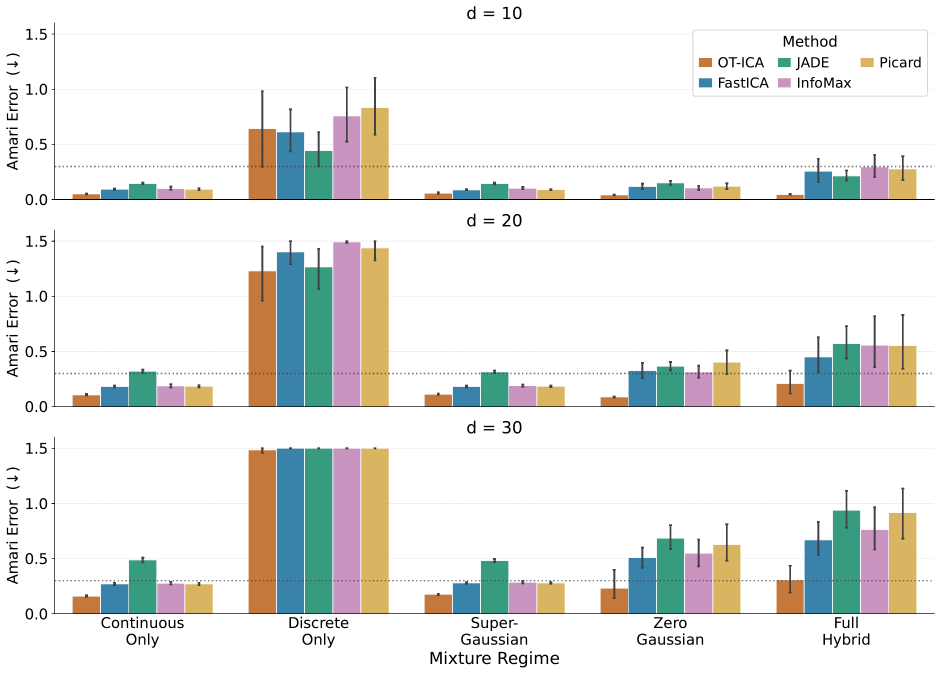
#> input picture short_ppt/assets/figures/general_hybrid_test.png, 2824 x 2024 px (shown at 1/3 size)
$ python gen_hybrid_pan.py
#> lines starting #> are read from the running program, lines starting #| are printed output that depends on the picture
"""
hybrid_test_pan.mp4 -- Ken-Burns pan/zoom over the paper's actual headline
figure (general_hybrid_test.pdf -> .png), not a script-generated plot, so
it can't get a matplotlib fig.suptitle like the other clips. Instead: pad
the figure onto a 16:9 canvas with generous margin, draw the title into
the top margin with PIL using matplotlib's own DejaVu Sans Bold for visual
consistency with the other clips' titles, then a slow zoom via ffmpeg
zoompan.

The zoom is TOP-ANCHORED (fixed y=0), not center-anchored. A center-anchor
crops symmetrically from the canvas center outward, which eats into the
title almost immediately since it sits near the top edge, far from center
-- no zoom speed fixes that, it needs a different anchor. Top-anchoring
keeps the title band fixed in frame while the zoom still visibly tightens
on the chart below it. MAX_ZOOM is computed from the actual title+figure
extents so the crop never crops content at any point in the zoom (same
"leave a safety margin" lesson as the earlier center-zoom version, which
first shipped without enough padding and cropped row labels mid-zoom).
"""
import os
import subprocess
import matplotlib.font_manager as fm
from PIL import Image, ImageDraw, ImageFont

HERE = os.path.dirname(__file__)
SRC = os.path.join(HERE, '..', 'assets', 'figures', 'general_hybrid_test.png')
MEDIA = os.path.join(HERE, '..', 'assets', 'media')
PADDED = os.path.join(MEDIA, 'hybrid_padded.png')
OUT = os.path.join(MEDIA, 'hybrid_test_pan.mp4')

TITLE = 'ICA Methods performance at higher dimensions with varied source distributions'
CANVAS_W, CANVAS_H = 4512, 2538  # 16:9
DURATION_S = 50
SAFETY = 0.97  # shrink the computed max zoom by this factor for a buffer

font_path = next(f.fname for f in fm.fontManager.ttflist if 'DejaVuSans-Bold.ttf' in f.fname)

src = Image.open(SRC).convert('RGB')
#> src is the input picture: PIL image 2824x2024 RGB; mean R, G, B 232.3, 233.5, 230.9
canvas = Image.new('RGB', (CANVAS_W, CANVAS_H), 'white')
#> canvas: PIL image 4512x2538 RGB; every value is 255
ox, oy = (CANVAS_W - src.width) // 2, (CANVAS_H - src.height) // 2
#> ox = 844; oy = 257
canvas.paste(src, (ox, oy))
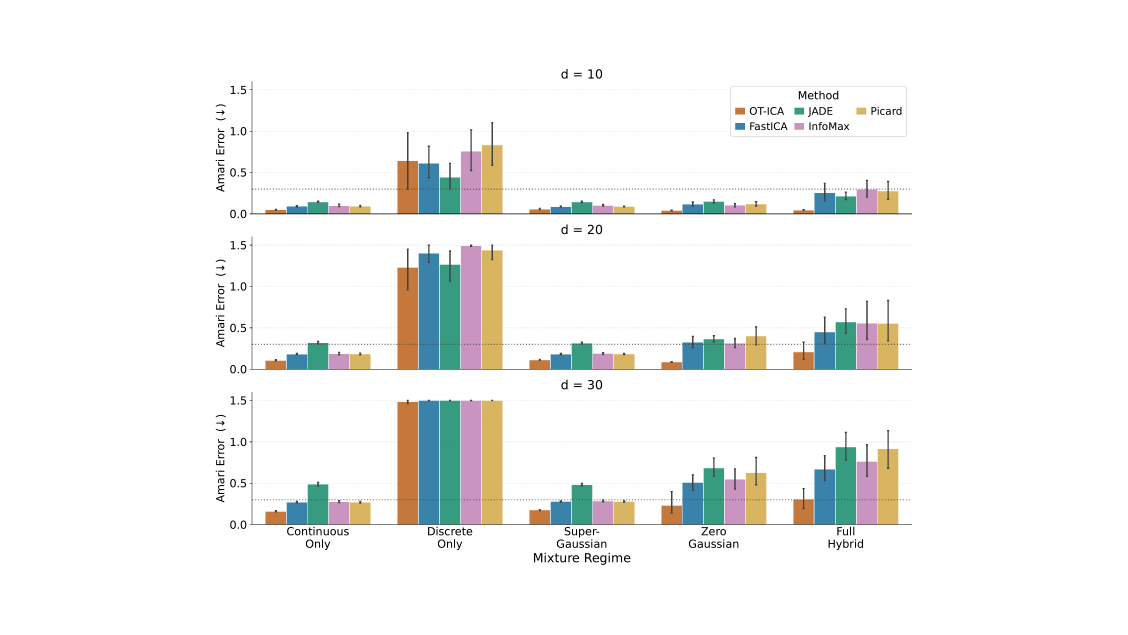
#> canvas: PIL image 4512x2538 RGB (shown at 1/4 size); mean R, G, B 243.7, 244.3, 243

draw = ImageDraw.Draw(canvas)
font = ImageFont.truetype(font_path, 68)
bbox = draw.textbbox((0, 0), TITLE, font=font)
#> bbox = (0, 12, 3080, 79)
tw, th = bbox[2] - bbox[0], bbox[3] - bbox[1]
#> tw = 3080; th = 67
margin_h = oy  # top margin band above the pasted figure
#> margin_h = 257
title_y = (margin_h - th) / 2 - bbox[1]
#> title_y = 83
draw.text(((CANVAS_W - tw) / 2, title_y), TITLE, font=font, fill='#111111')

canvas.save(PADDED)
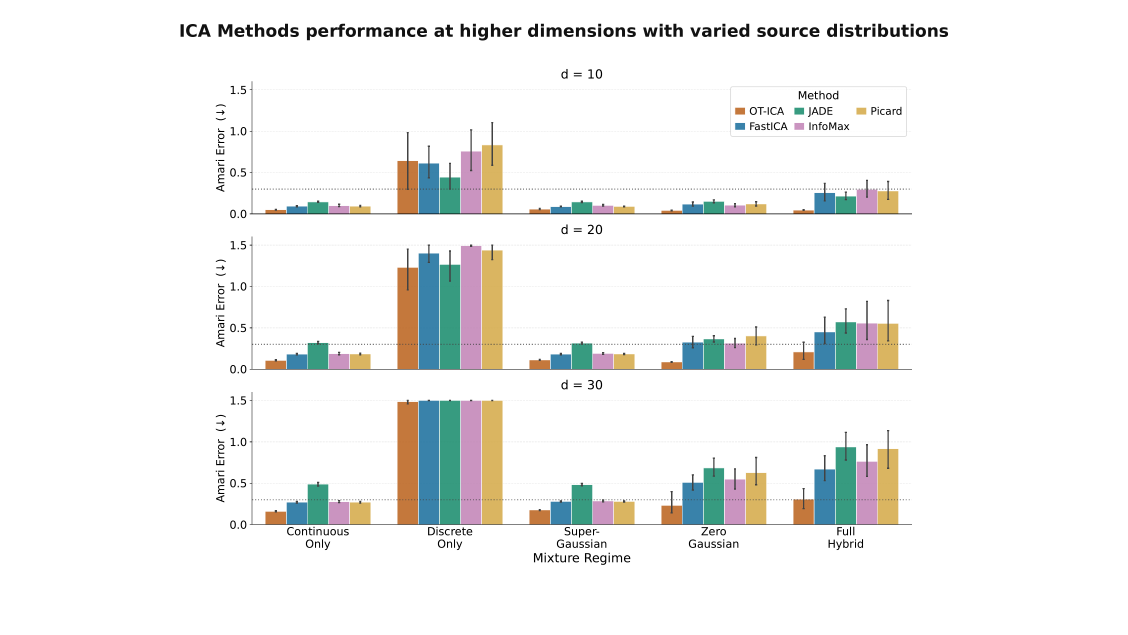
#> saved as hybrid_padded.png: PIL image 4512x2538 RGB (shown at 1/4 size); mean R, G, B 242.3, 242.9, 241.6

# Content that must stay in frame at every zoom level: from a small buffer
# above the title down to the bottom of the pasted figure (its x-axis labels).
content_bottom = oy + src.height
#> content_bottom = 2281
max_zoom = SAFETY * CANVAS_H / content_bottom
#> max_zoom = 1.08
zoom_rate = (max_zoom - 1) / (DURATION_S * 20)
#> zoom_rate = 7.93e-05

subprocess.run([
    'ffmpeg', '-y', '-loop', '1', '-framerate', '20', '-i', PADDED,
    '-vf', f"zoompan=z='min(1+{zoom_rate}*on,{max_zoom})':"
           f"x='iw/2-(iw/zoom/2)':y='0':d=1:s=1280x720:fps=20",
    '-t', str(DURATION_S), '-pix_fmt', 'yuv420p', OUT, '-loglevel', 'error',
], check=True)
#> (this line was passed over: subprocess is not available in this run)
print(f'wrote {OUT}  (max_zoom={max_zoom:.3f})')
#| wrote short_ppt/scripts/../assets/media/hybrid_test_pan.mp4  (max_zoom=1.079)

$ run again, with short_ppt/assets/figures/cardoso.png copied over short_ppt/assets/figures/general_hybrid_test.png
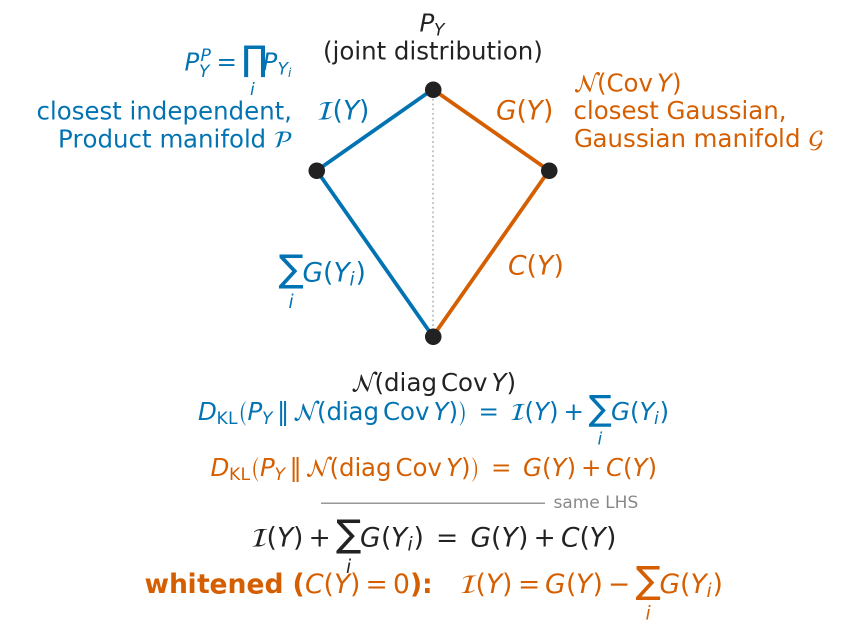
#> input picture short_ppt/assets/figures/cardoso.png, 1731 x 1279 px (shown at 1/2 size)
#> `canvas.paste(src, (ox, oy))`:
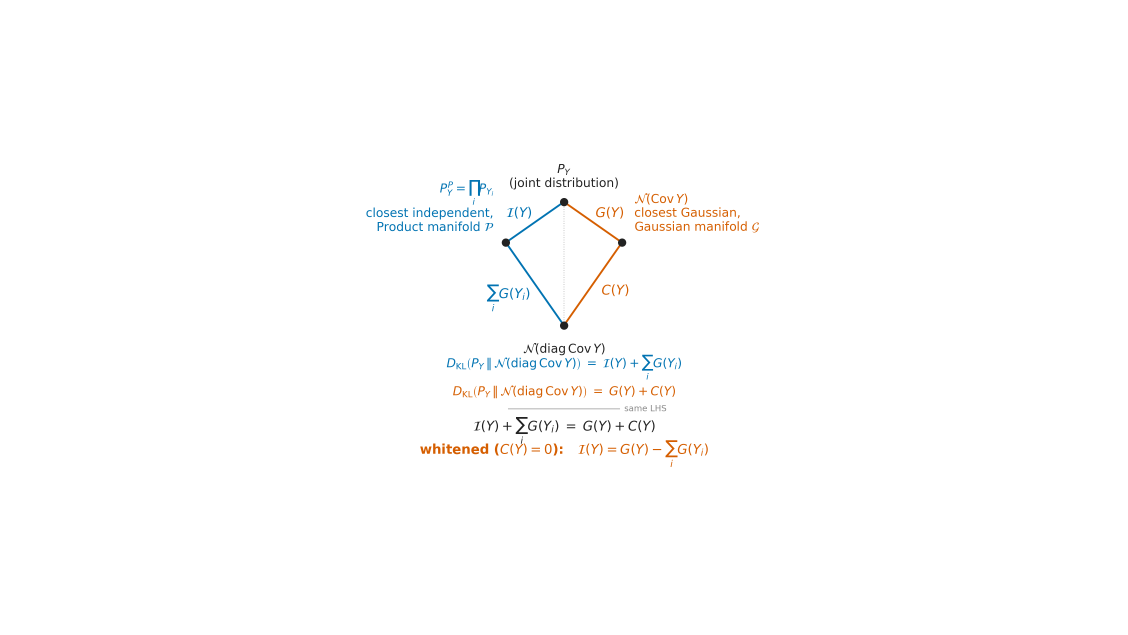
#> canvas: PIL image 4512x2538 RGB (shown at 1/4 size); mean R, G, B 253.8, 253.7, 253.6
#> bbox = (0, 12, 3080, 79)
#> tw = 3080; th = 67
#> title_y = 269
#> `canvas.save(PADDED)`:
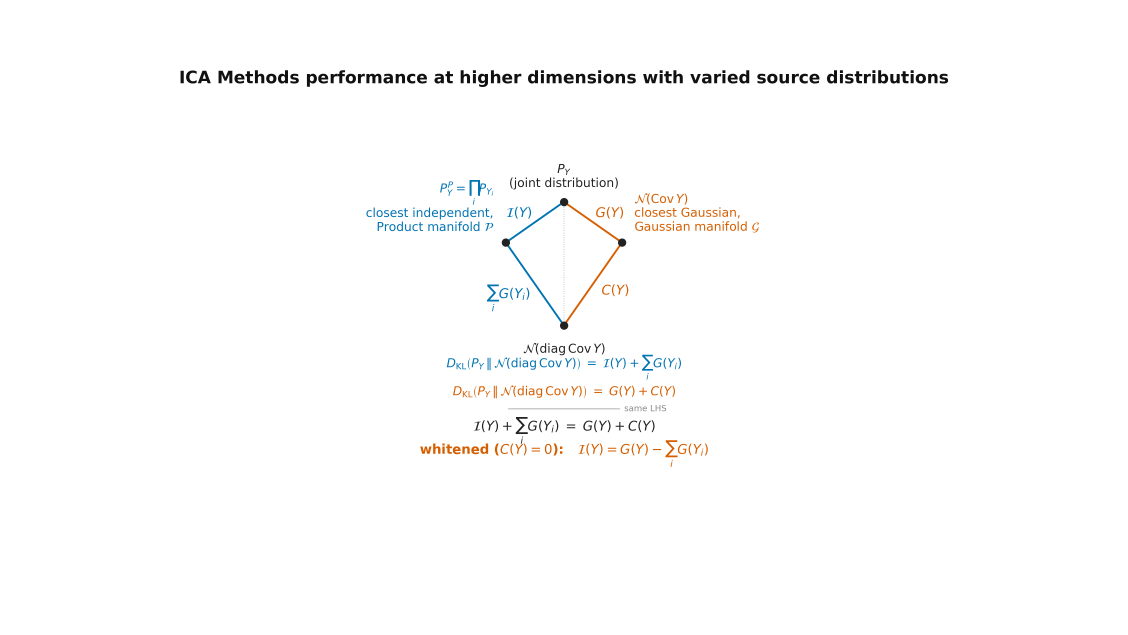
#> saved as hybrid_padded.png: PIL image 4512x2538 RGB (shown at 1/4 size); mean R, G, B 252.5, 252.4, 252.2
#| wrote short_ppt/scripts/../assets/media/hybrid_test_pan.mp4  (max_zoom=1.290)

$ run again, with short_ppt/assets/figures/laplace_amari_ot_ica_scaling.png copied over short_ppt/assets/figures/general_hybrid_test.png
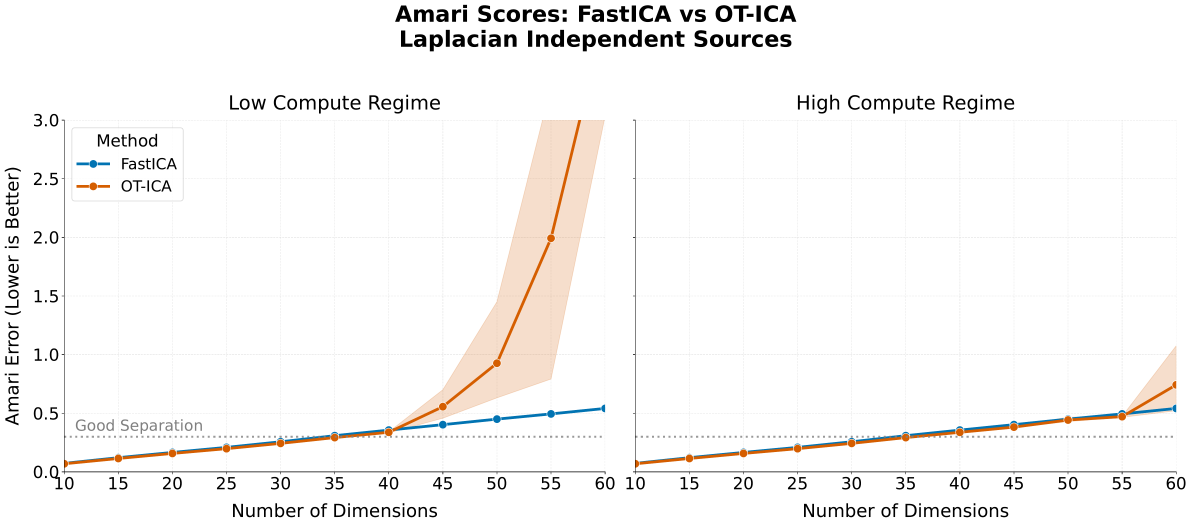
#> input picture short_ppt/assets/figures/laplace_amari_ot_ica_scaling.png, 4768 x 2104 px (shown at 1/4 size)
#> src is the input picture: PIL image 4768x2104 RGB; mean R, G, B 247.5, 246.3, 245.2
#> `canvas.paste(src, (ox, oy))`:
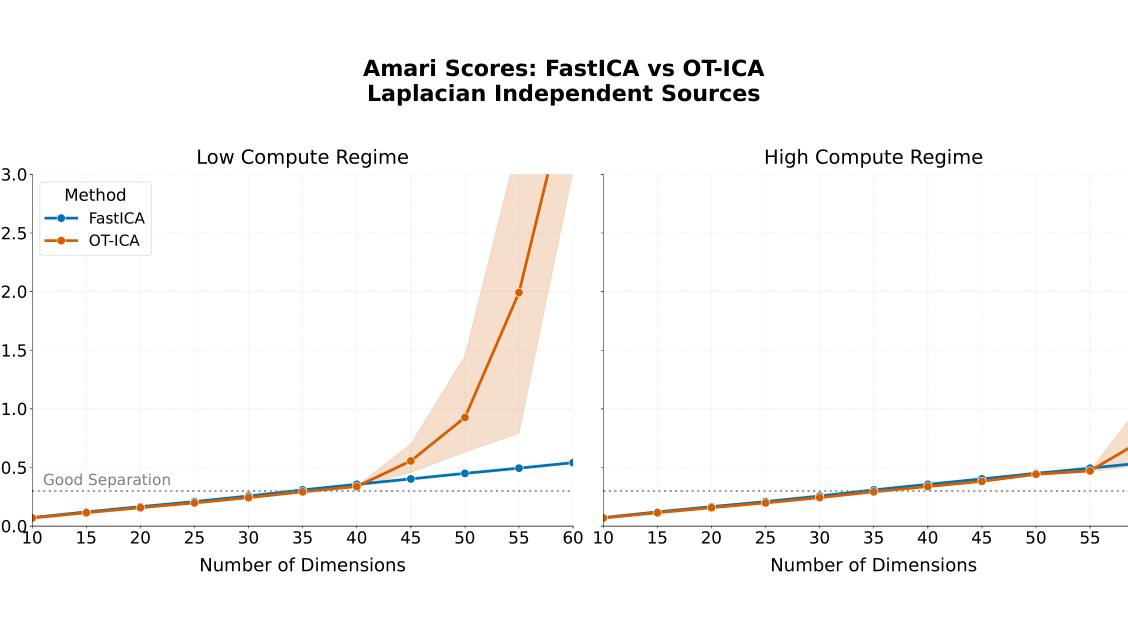
#> canvas: PIL image 4512x2538 RGB (shown at 1/4 size); mean R, G, B 248.9, 247.8, 246.9
#> bbox = (0, 12, 3080, 79)
#> tw = 3080; th = 67
#> title_y = 63
#> `canvas.save(PADDED)`:
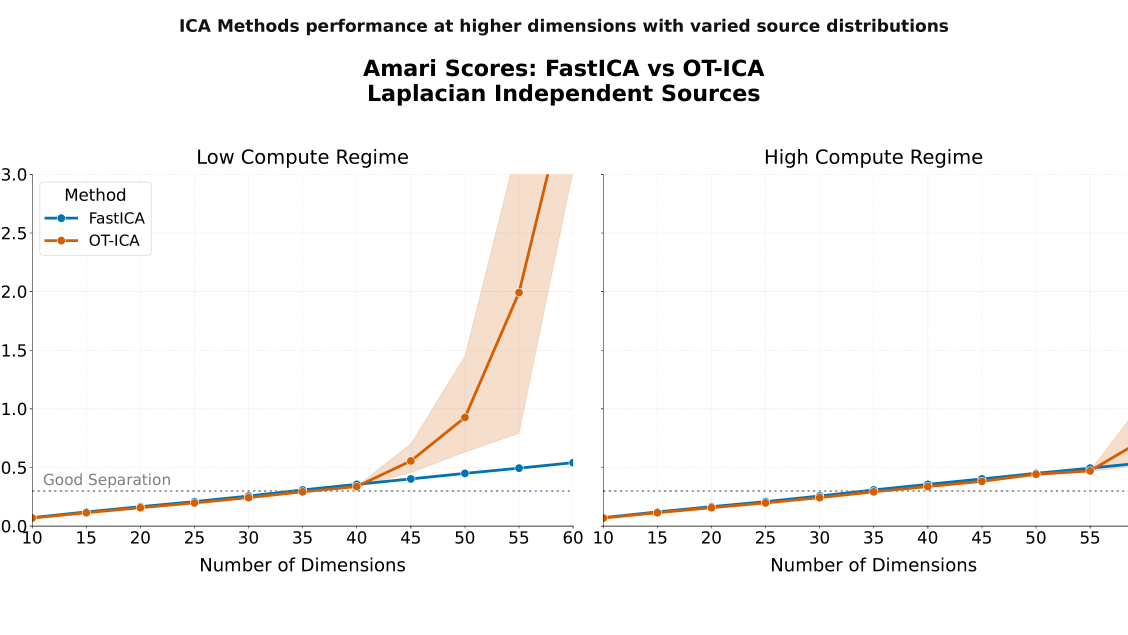
#> saved as hybrid_padded.png: PIL image 4512x2538 RGB (shown at 1/4 size); mean R, G, B 247.5, 246.4, 245.5
#| wrote short_ppt/scripts/../assets/media/hybrid_test_pan.mp4  (max_zoom=1.061)

$ run again, with short_ppt/assets/figures/laplace_time_ot_ica_scaling.png copied over short_ppt/assets/figures/general_hybrid_test.png
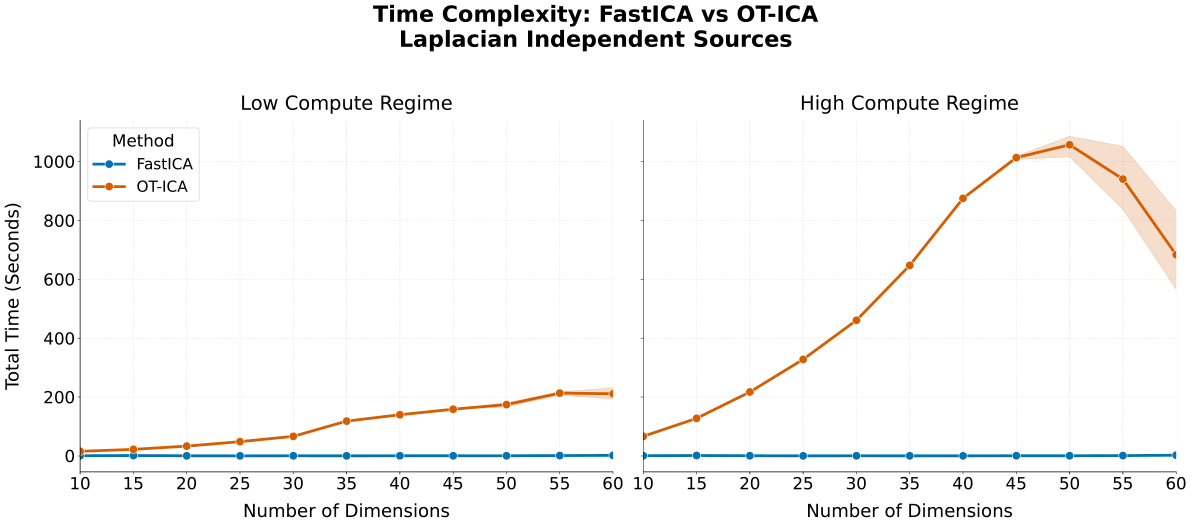
#> input picture short_ppt/assets/figures/laplace_time_ot_ica_scaling.png, 4768 x 2104 px (shown at 1/4 size)
#> src is the input picture: PIL image 4768x2104 RGB; mean R, G, B 247.2, 246.9, 246.4
#> `canvas.paste(src, (ox, oy))`:
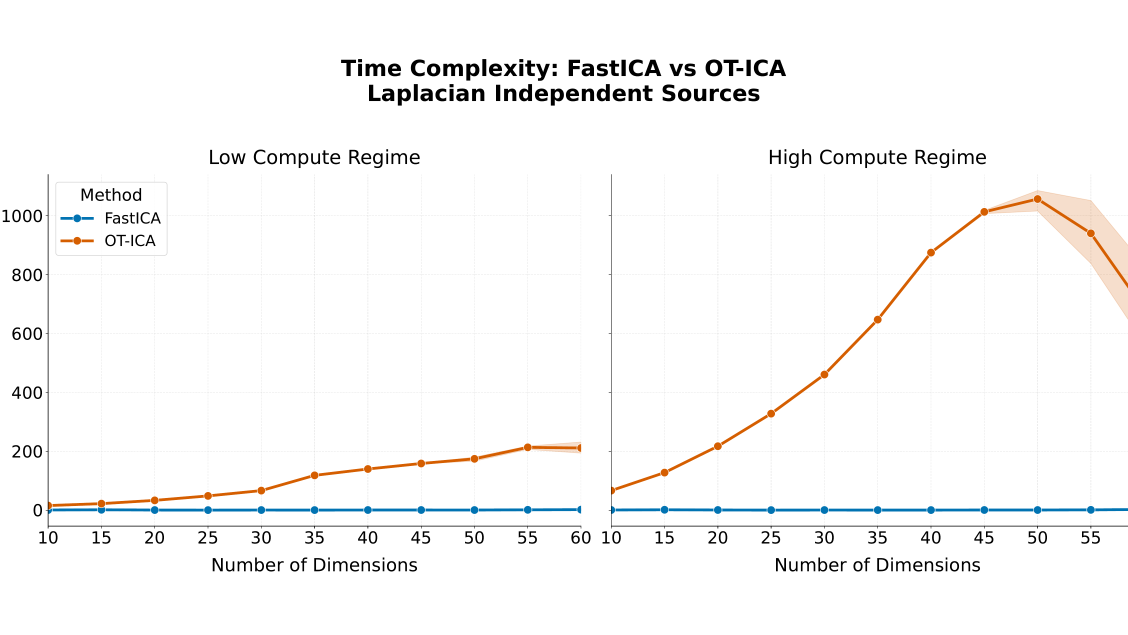
#> canvas: PIL image 4512x2538 RGB (shown at 1/4 size); mean R, G, B 248.5, 248.2, 247.9
#> bbox = (0, 12, 3080, 79)
#> tw = 3080; th = 67
#> title_y = 63
#> `canvas.save(PADDED)`:
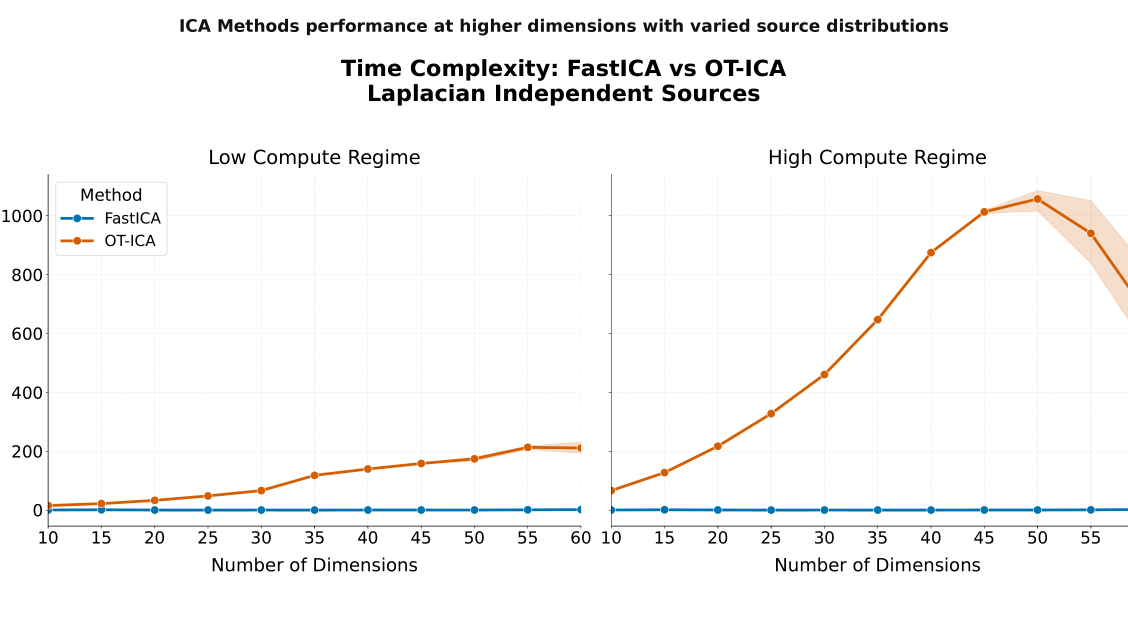
#> saved as hybrid_padded.png: PIL image 4512x2538 RGB (shown at 1/4 size); mean R, G, B 247.2, 246.9, 246.6
#| wrote short_ppt/scripts/../assets/media/hybrid_test_pan.mp4  (max_zoom=1.061)
